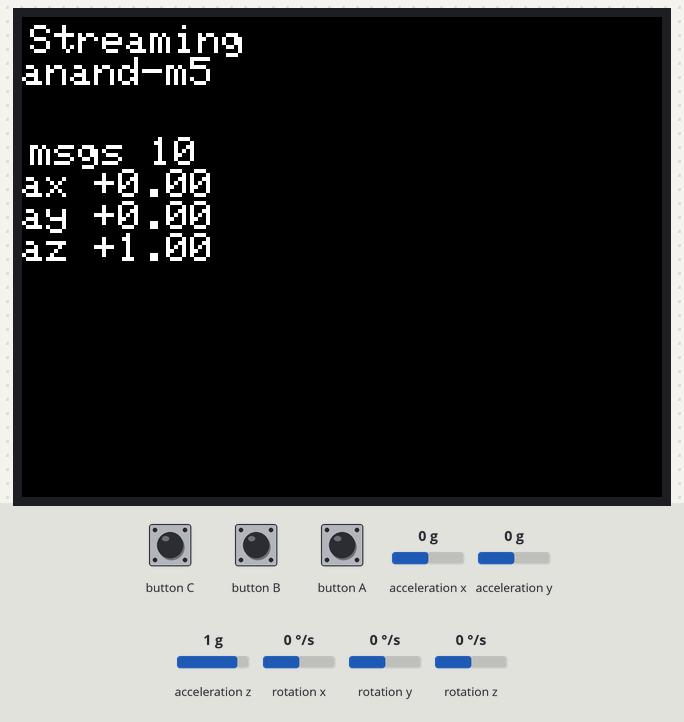
Simulated run of this sketch. Board: ESP32-S3. Shown: 320×240 colour display. The test bench sets the inputs (shaded band); at power-on: acceleration x 0 g, acceleration y 0 g, acceleration z 1 g, rotation x 0 °/s, rotation y 0 °/s, rotation z 0 °/s. WiFi joins after 1.5 s; servers stay silent unless stated; no MQTT or app messages arrive unless stated.

Above: at 3.1 s.
3.2 s: acceleration x set to -1.4 g
At 4.8 s:
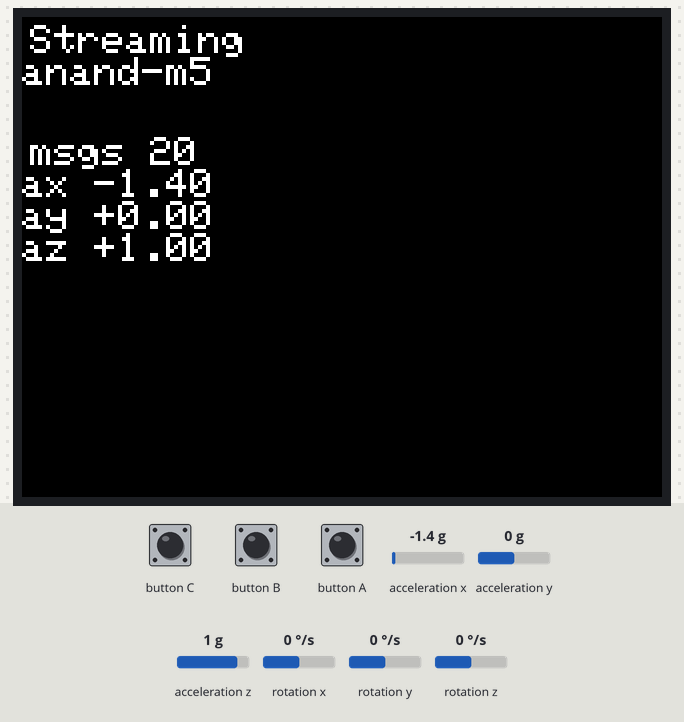
6.2 s: acceleration y set to -1.4 g
At 7.8 s:
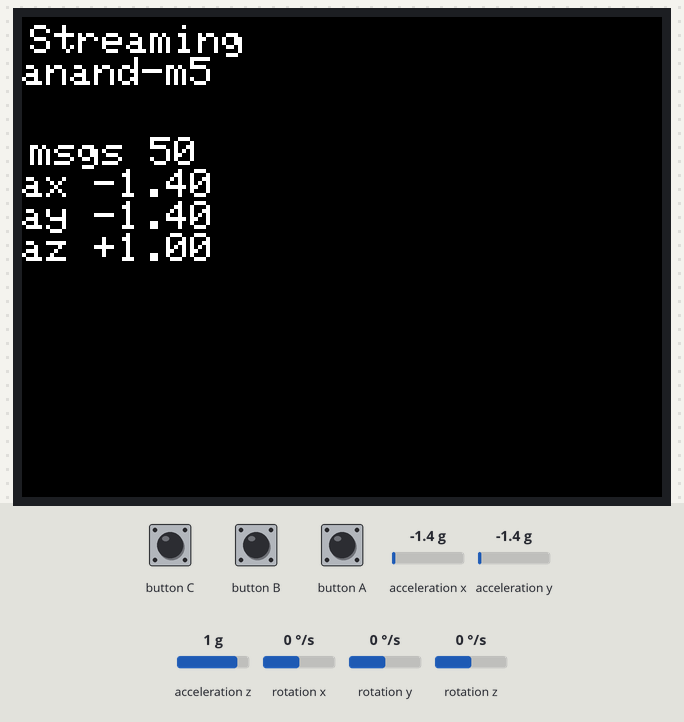
9.2 s: acceleration z set to -1.4 g
At 10.5 s:
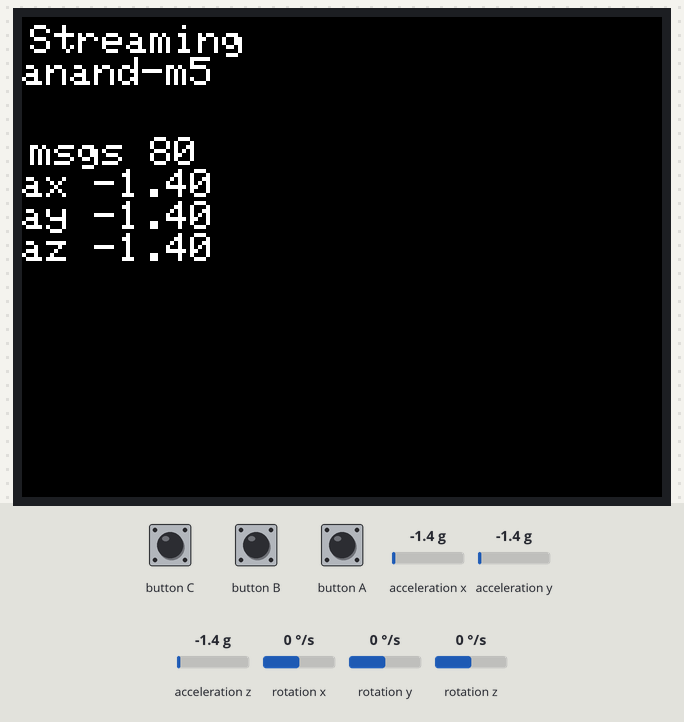
12.2 s: acceleration x set to -0.8 g
At 13.8 s:
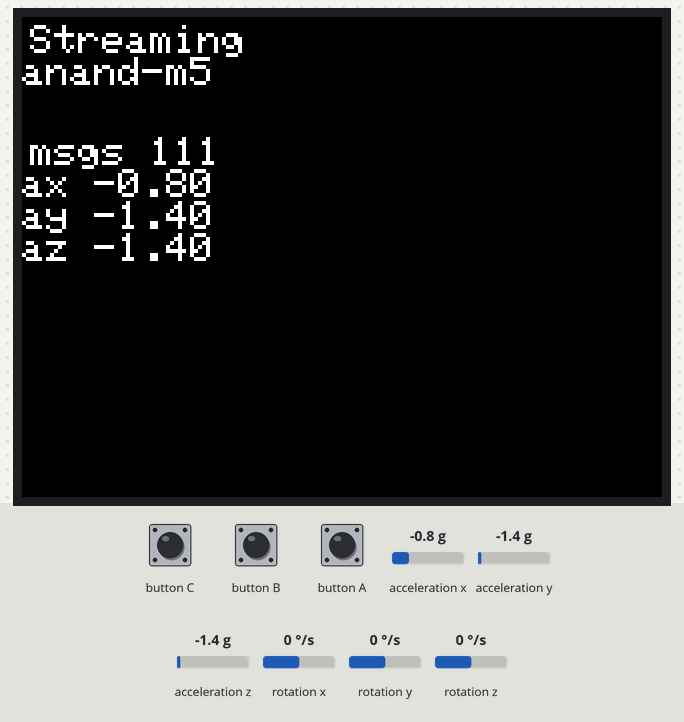
Timing chart, 0 to 15.3 s (numbered marks = the images above; inputs shaded):
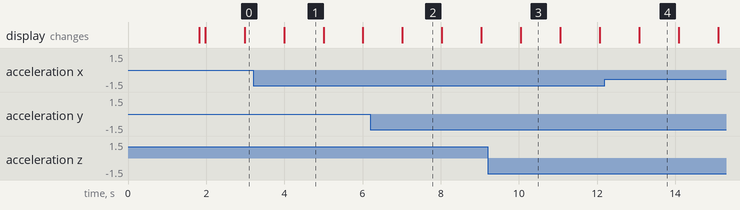

The sketch:

m5_imu_stream.ino
```cpp
// M5Stack IMU -> Wi-Fi -> MQTT -> the flight-twin web page
//
// Samples the IMU 100 times a second and publishes 10 samples per message (10 messages a second) to
//   ifm-met/iiot/m5/<DEVICE_ID>/imu      payload: "ax,ay,az,gx,gy,gz;ax,ay,..."  (accel in g, gyro in deg/s)
//   ifm-met/iiot/m5/<DEVICE_ID>/status   "online" / "offline" (retained, offline is the last will)
// Button A publishes "zero" on .../cmd so the page re-levels the plane.
//
// Libraries (Arduino IDE > Library Manager): M5Unified, PubSubClient (by Nick O'Leary)
// Works on any M5Stack with an IMU (Core2, Fire, Gray, CoreS3, StickC/Plus, Atom Matrix/S3...).
// Wi-Fi must be plain WPA2 with a password (a phone hotspot is ideal; eduroam will not work).

#include <M5Unified.h>
#include <WiFi.h>
#include <PubSubClient.h>

// ---- edit these three lines ----
const char* WIFI_SSID = "YOUR_WIFI_NAME";
const char* WIFI_PASS = "YOUR_WIFI_PASSWORD";
const char* DEVICE_ID = "anand-m5";            // must match ?id= on the page (default anand-m5)
// --------------------------------

const char* BROKER = "broker.hivemq.com";      // free public MQTT broker; the page connects to it over WebSockets
const uint16_t PORT = 1883;

WiFiClient net;
PubSubClient mqtt(net);
char tImu[64], tStatus[64], tCmd[64];
char buf[900];
int nBuf = 0, nSamples = 0;
uint32_t next = 0, sent = 0, lastScreen = 0;

void show(const char* line1, const char* line2 = "") {
  M5.Display.fillScreen(TFT_BLACK);
  M5.Display.setCursor(4, 4);
  M5.Display.println(line1);
  M5.Display.println(line2);
}

void ensureWifi() {
  if (WiFi.status() == WL_CONNECTED) return;
  show("Wi-Fi...", WIFI_SSID);
  WiFi.mode(WIFI_STA);
  WiFi.begin(WIFI_SSID, WIFI_PASS);
  uint32_t t = millis();
  while (WiFi.status() != WL_CONNECTED && millis() - t < 20000) delay(250);
}

void ensureMqtt() {
  if (mqtt.connected()) return;
  ensureWifi();
  if (WiFi.status() != WL_CONNECTED) { show("No Wi-Fi", "check SSID/pass"); delay(2000); return; }
  show("MQTT...", BROKER);
  String cid = String("m5-") + DEVICE_ID + "-" + String((uint32_t)ESP.getEfuseMac(), HEX);
  if (mqtt.connect(cid.c_str(), tStatus, 0, true, "offline")) {
    mqtt.publish(tStatus, "online", true);
    show("Streaming", DEVICE_ID);
  } else {
    show("MQTT failed", "retrying");
    delay(2000);
  }
}

void setup() {
  auto cfg = M5.config();
  M5.begin(cfg);
  M5.Display.setTextSize(2);
  snprintf(tImu, sizeof tImu, "ifm-met/iiot/m5/%s/imu", DEVICE_ID);
  snprintf(tStatus, sizeof tStatus, "ifm-met/iiot/m5/%s/status", DEVICE_ID);
  snprintf(tCmd, sizeof tCmd, "ifm-met/iiot/m5/%s/cmd", DEVICE_ID);
  if (!M5.Imu.isEnabled()) { show("No IMU found"); while (true) delay(1000); }
  mqtt.setServer(BROKER, PORT);
  mqtt.setBufferSize(1024);
  mqtt.setKeepAlive(15);
  ensureMqtt();
  next = micros();
}

void loop() {
  if (!mqtt.connected()) { ensureMqtt(); next = micros(); nBuf = nSamples = 0; return; }
  mqtt.loop();
  M5.update();
  if (M5.BtnA.wasPressed()) mqtt.publish(tCmd, "zero");

  if ((int32_t)(micros() - next) < 0) return;
  next += 10000;                                   // 100 Hz
  M5.Imu.update();
  auto d = M5.Imu.getImuData();
  nBuf += snprintf(buf + nBuf, sizeof(buf) - nBuf, "%s%.3f,%.3f,%.3f,%.1f,%.1f,%.1f",
                   nSamples ? ";" : "", d.accel.x, d.accel.y, d.accel.z, d.gyro.x, d.gyro.y, d.gyro.z);
  if (++nSamples >= 10) {
    mqtt.publish(tImu, buf);
    nBuf = nSamples = 0; sent++;
  }
  if (millis() - lastScreen > 1000) {
    lastScreen = millis();
    M5.Display.setCursor(4, 60);
    M5.Display.printf("msgs %lu  \nax %+.2f  \nay %+.2f  \naz %+.2f  ", (unsigned long)sent, d.accel.x, d.accel.y, d.accel.z);
  }
}
```
